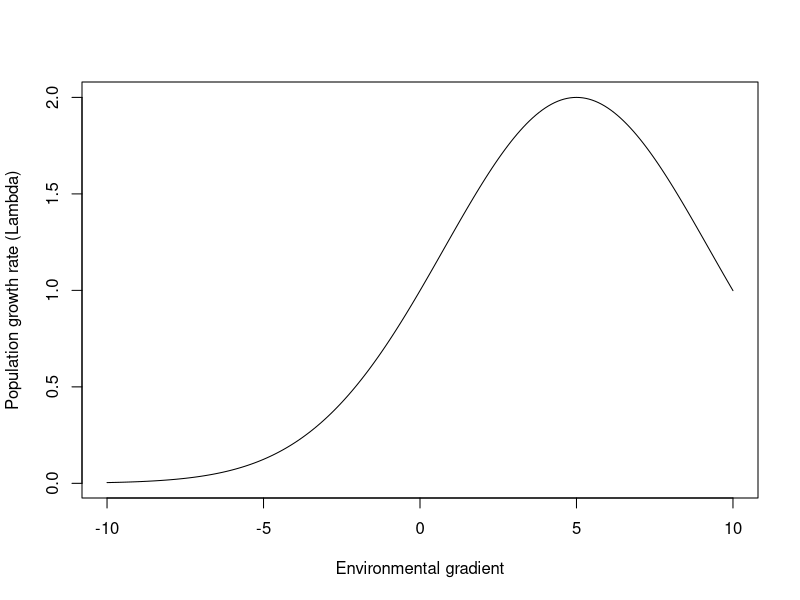

Recreate this plot in R.
## ---- chunk 1
## See box 1 in Weiss-Lehman et al. 2022 for a decsription of the model. This could be applied to non-linear fitness effects based on optimal environment.

#parameters
bmax = 2  # Maximum pop growth rate lamda (think of this as optimal fitness)
 zi  = 5  # Optimal environment (the optimal temperature where fitness is maximised)
 sdi = 3  # Niche breadth (this is the variation in the fitness surface)
  xe = seq(-10,10,0.1) # Environmental gradient (self-explanatory)

lamda <- bmax*exp(-((zi-xe)/(2*sdi))^2)
plot(xe,lamda, type = "l", ylab = "Population growth rate (Lambda)", xlab = "Environmental gradient")
